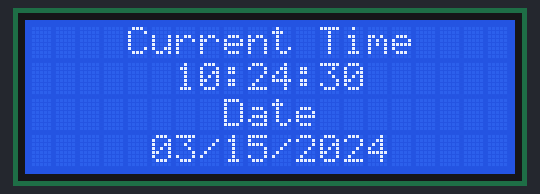
Simulated run of this sketch. Board: Arduino Uno, built with avr-gcc and run on an emulated ATmega328P. On the bench: 20×4 character LCD. The local clock reads 2024-03-15 10:24:30 at power-on unless the sketch sets it.

Above: at 0.1 s.
At 4.1 s:
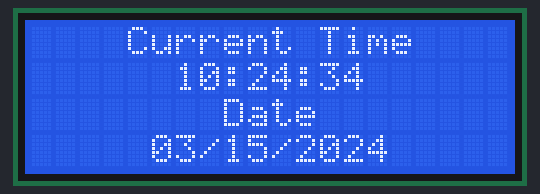
At 11.1 s:
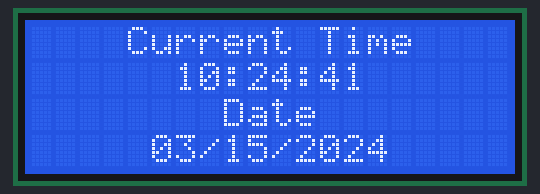
At 19.1 s:
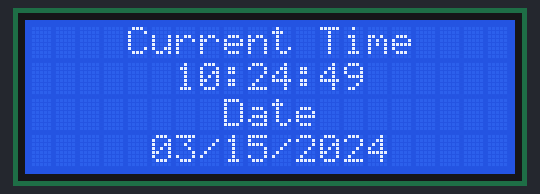
At 29.1 s:
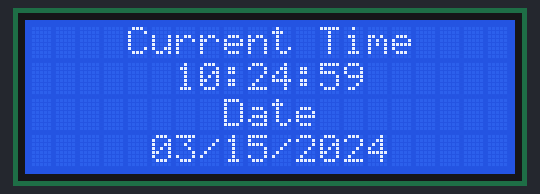
At 39.1 s:
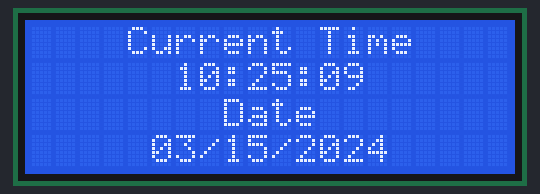

The sketch:

Arduino_DisplayDateTime.ino
```cpp
////////////////////////////////////////////////////////////////////////////////////////////////////////////////////////////////////
////////////////////////////////////////////////////////////////////////////////////////////////////////////////////////////////////
///              //              //              //    //////    //    //////    //              ////////  ////////              ///
///              //              //              //    //////    //    //////    //              //////     ///////              ///
////////    ///////    ////////////     ///////////    //////    //    //////    ///////    /////////          ////////      ///////
////////    ///////    ////////////     ///////////    //////    //    //////    ///////    ///////              //////      ///////
////////    ///////              //     ///////////              //    //////    ///////    ///////     ////     //////      ///////
////////    ///////              //     ///////////              //              ///////    ///////     ////     //////      ///////
////////    ///////    ////////////     ///////////    //////    ///////    ////////////    ///////              //////      ///////
////////    ///////    ////////////     ///////////    //////    ///////    ////////////    ///////     ////     //////      ///////
////////    ///////              //     ///////////    //////    ///////    ////////////    ///////     ////     //              ///
////////    ///////              //              //    //////    ///////    ////////////    ///////     ////     //              ///
////////////////////////////////////////////////////////////////////////////////////////////////////////////////////////////////////
////////////////////////////////////////////////////////////////////////////////////////////////////////////////////////////////////


#include <LiquidCrystal.h>                      //Import the LCD Library
#include <DS1307RTC.h>                          //Import the RTC Library
#include <Time.h>                               //Import the Time Library
#include <Wire.h>                               //Import the Wire Library

LiquidCrystal lcd(7, 8, 9, 10, 11, 12);         //Declare the Pins for LCD
tmElements_t tm;                                //Bring in commands from the Time|RTC Library

void setup() {                                  //Start Setup
  lcd.begin(20, 4);                             //Declare the dimensions of the Character LCD
  lcd.setCursor(0, 0);                          //Bring LCD cursor to Column 1 Row 1
  lcd.print("    Current Time");                //Print the title for time
  lcd.setCursor(0, 2);                          //Bring LCD cursor to Column 2 Row 3
  lcd.print("        Date");                    //Print the title for date
}                                               //End Setup

void printDigits(int digits) {                  //Setting up so that it adds a zero before a single digit
  if (digits < 10)                              //If the hour/minute/second is only one digit
    lcd.print('0');                             //Then display "0"
    lcd.print(digits);                          //After the zero, display the actual single digit
}


void loop() {                                   //Defining a loop
  if (RTC.read(tm)) {                           //If the Arduino can read something from the RTC
    lcd.setCursor(0, 1);                        //Then move the LCD cursor to the second line
    lcd.print("      ");                        //Add some space for the formatting (centered)
    printDigits(tm.Hour);                       //Print the hour
    lcd.print(":");                             //Print a colon to separate the hour and the minute
    printDigits(tm.Minute);                     //Print the minute
    lcd.print(":");                             //Print a colon to separate the minute and the second
    printDigits(tm.Second);                     //Print the second
    lcd.setCursor(0, 3);                        //Set the LCD cursor to the forth line
    lcd.print("     ");                         //Add some space for the formatting (centered)
    printDigits(tm.Month);                      //Print the month
    lcd.print("/");                             //Add a slash to separate the month and the day
    printDigits(tm.Day);                        //Print the day
    lcd.print("/");                             //Add a slash to separate the day and the year
    lcd.print(tmYearToCalendar(tm.Year));       //Print the year
  }                                             //End of the loop
}                                               //End of the sketch
```

Measured:
- what the display in image 1 shows lasts 1.0 s, from 4.0 s to 5.0 s
